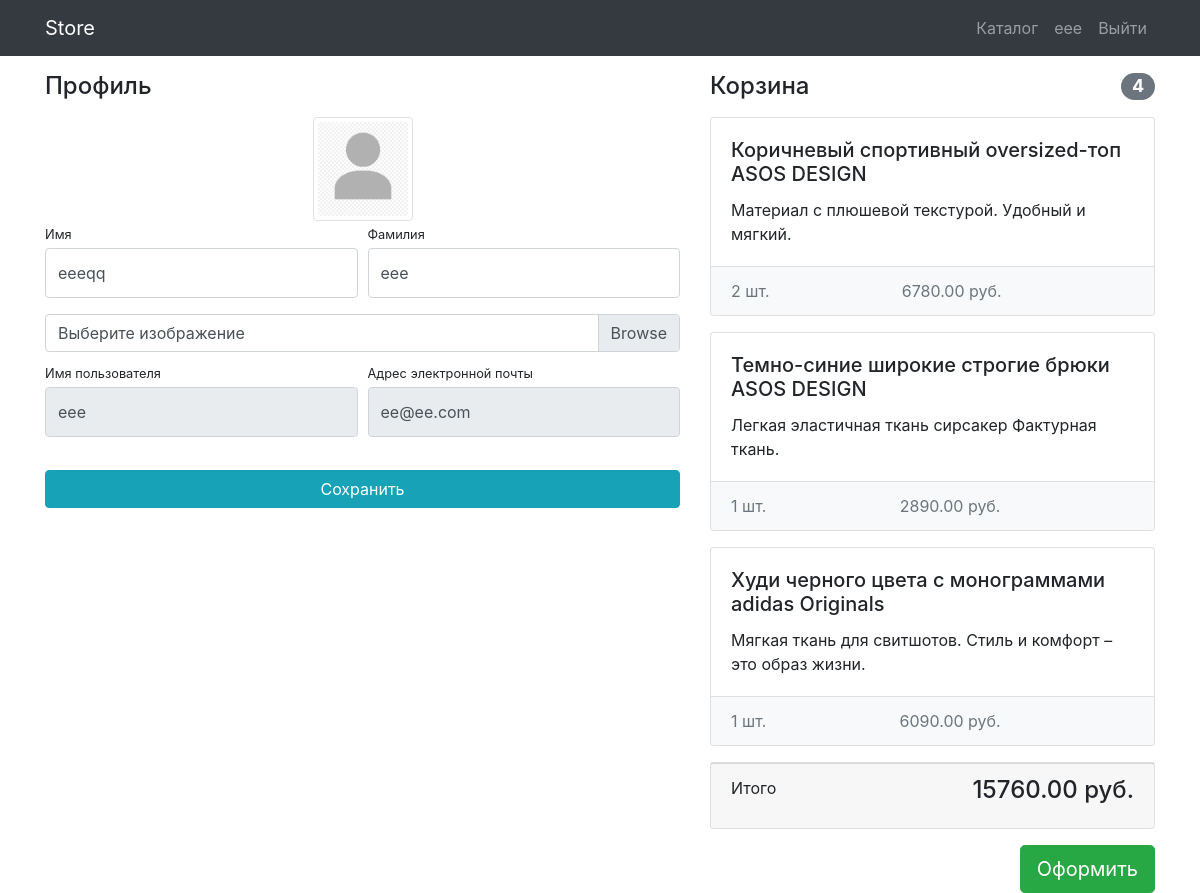
/users/profile/ (signed in), run on the app's committed database.
### users/models.py (models this page shows)
class User(AbstractUser):
    image = models.ImageField(upload_to="users_images", blank=True)

### products/models.py (models this page shows, shortened)
class Basket(models.Model):
    user = models.ForeignKey(User, on_delete=models.CASCADE)
    product = models.ForeignKey(Product, on_delete=models.CASCADE)
    quantity = models.PositiveIntegerField(default=0)
    created_timestamp = models.DateTimeField(auto_now_add=True)
    def products_sum(self):
        return self.quantity * self.product.price

class Product(models.Model):
    name = models.CharField(max_length=255)
    image = models.ImageField(upload_to="products_images", blank=True)
    description = models.TextField(blank=True)
    short_description = models.CharField(max_length=64, blank=True)
    price = models.DecimalField(max_digits=8, decimal_places=2, default=0)
    quantity = models.PositiveIntegerField(default=0)
    category = models.ForeignKey(ProductCategory, on_delete=models.CASCADE)

### users/views.py (the view)
# urls.py: path("profile/", profile, name="profile"),
@login_required
def profile(request):
    user = request.user
    if request.method == "POST":
        form = UserProfileForm(
            data=request.POST,
            files=request.FILES,
            instance=user,
        )
        if form.is_valid():
            form.save()
            return HttpResponseRedirect(reverse("users:profile"))
    else:
        form = UserProfileForm(instance=user)
    baskets = Basket.objects.filter(user=user)
    total_quantity = sum(basket.quantity for basket in baskets)
    total_sum = sum(basket.products_sum() for basket in baskets)
    context = {
        "form": form,
        "title": "Store - Account",
        "baskets": baskets,
        "total_quantity": total_quantity,
        "total_sum": total_sum,
    }
    return render(request, "users/profile.html", context=context)

### users/forms.py
class UserProfileForm(UserChangeForm):
    username = forms.CharField(widget=forms.TextInput(attrs={"readonly": True}))
    email = forms.CharField(widget=forms.EmailInput(attrs={"readonly": True}))
    image = forms.ImageField(widget=forms.FileInput(), required=False)
    class Meta:
        model = User
        fields = ("username", "email", "first_name", "last_name", "image")
    def __init__(self, *args, **kwargs):
        super(UserProfileForm, self).__init__(*args, **kwargs)
        for field_name, field_value in self.fields.items():
            field_value.widget.attrs["class"] = "form-control py-4"
        self.fields["image"].widget.attrs["class"] = "custom-file-input"

### users/templates/users/profile.html (shortened to what this page needs)
{% extends 'products/base.html' %}
{% load static %}
{% block css %}
<link href="{% static 'css/profile.css' %}" rel="stylesheet">
{% endblock %}
{% block content %}
<div class="container">
    <div class="row">
        <div class="col-lg-7">
            <h4 class="mt-3 mb-3">Профиль</h4>
            <div class="col-lg-12 text-center">
                <img width="100" height="100" src="{% if user.image %} {{ user.image.url }}
                {% else %} {% static 'vendor/img/users/avatar_placeholder.png' %}
                {% endif %}" class="img-thumbnail">
            </div>
            <form action="{% url 'users:profile' %}" method="post" enctype="multipart/form-data">
                <div class="form-row">
                    <div class="col-lg-6">
                        <div class="form-group">
                            <label class="small mb-1" for="{{ form.first_name.id_for_label }}">Имя</label>
                            {{ form.first_name }}
                        </div>
                    </div>
                    <div class="col-lg-6">
                        <div class="form-group">
                            <label class="small mb-1" for="{{ form.last_name.id_for_label }}">Фамилия</label>
                            {{ form.last_name }}
                        </div>
                    </div>
                </div>
                <div class="form-row mb-2">
                    <div class="col-lg-12">
                        <div class="custom-file">
                            <label class="custom-file-label" for="{{ form.image.id_for_label }}">Выберите
                                изображение</label>
                        </div>
                    </div>
                </div>
                <div class="form-row">
                    <div class="col-lg-6">
                        <label class="small mb-1" for="{{ form.username.id_for_label }}">Имя пользователя</label>
                        {{ form.username }}
                    </div>
                    <div class="col-lg-6">
                        <label class="small mb-1" for="{{ form.email.id_for_label }}">Адрес электронной
                            почты</label>
                        {{ form.email }}
                    </div>
                </div>
                <div class="form-row">
                    <div class="col-lg-12" style="margin-top: 33px;">
                        <input class="btn btn-info btn-block" type="submit" value="Сохранить">
                    </div>
                </div>
            </form>
        </div>
        {% include 'products/basket.html' %}
    </div>
</div>
{% endblock %}

### products/templates/products/base.html (shortened to what this page needs)
{% load static %}
<!DOCTYPE html>
<html lang="en">
<head>
    <link href="/static/vendor/bootstrap/css/bootstrap.min.css" rel="stylesheet">
    {% block css %}
    {% endblock %}
</head>
<body>
    <nav class="navbar navbar-expand-lg navbar-dark bg-dark fixed-top">
        <div class="container">
            <a class="navbar-brand" href="{% url 'index' %}">Store</a>
            <div class="collapse navbar-collapse" id="navbarResponsive">
                <ul class="navbar-nav ml-auto">
                    <li class="nav-item">
                        <a class="nav-link" href="{% url 'products:index' %}">Каталог
                            </a>
                    </li>
                    {% if user.is_authenticated %}
                    <li class="nav-item">
                        <a class="nav-link" href="{% url 'users:profile' %}">{{ user.username }}
                        </a>
                    </li>
                    <li class="nav-item">
                        <a class="nav-link" href="{% url 'users:logout' %}">Выйти </a>
                    </li>
                    {% else %}
                    <li class="nav-item">
                        <a class="nav-link" href="{% url 'users:login' %}">Войти <i class="fas fa-sign-in-alt"></i></a>
                    </li>
                    {% endif %}
                </ul>
            </div>
        </div>
    </nav>
    {% block content %}
    {% endblock %}
</body>
</html>

### products/templates/products/basket.html (shortened to what this page needs)
{% if baskets %}
<div class="col-lg-5">
    <h4 class="mt-3 mb-3 d-flex justify-content-between align-items-center mb-3">
        Корзина <span class="badge badge-secondary badge-pill">{{ total_quantity }}</span>
    </h4>
    {% for basket in baskets %}
    <div class="card mb-3">
        <div class="card-body">
            <h5 class="card-title">{{ basket.product.name }}</h5>
            <p class="card-text">{{ basket.product.short_description }}</p>
        </div>
        <ul class="list-group list-group-flush">
            <li class="list-group-item d-flex justify-content-between lh-condensed bg-light">
                <span class="text-muted">{{ basket.quantity }} шт.</span>
                <span class="text-muted">{{ basket.products_sum }} руб.</span>
            </li>
        </ul>
    </div>
    {% endfor %}
    <div class="card mb-3">
        <div class="card-footer">
            <p class="float-left">Итого</p>
            <h4 class="float-right">{{ total_sum }} руб.</h4>
        </div>
    </div>
    <button type="button" class="btn btn-success btn-lg float-right">Оформить</button>
</div>
{% else %}
<h4 class="mt-3 mb-3 text-center">
    Корзина пуста
</h4>
{% endif %}

### static/css/profile.css (style rules this page uses)
body { padding-top: 56px; }

### data on the page
User: username "eee", first_name "eeeqq", last_name "eee", email "ee@ee.com"
Basket: product.name "Коричневый спортивный oversized-топ ASOS DESIGN", product.short_description "Материал с плюшевой текстурой. Удобный и мягкий.", quantity "2", products_sum "6780.00"
Basket: product.name "Темно-синие широкие строгие брюки ASOS DESIGN", product.short_description "Легкая эластичная ткань сирсакер Фактурная ткань.", quantity "1", products_sum "2890.00"
Basket: product.name "Худи черного цвета с монограммами adidas Originals", product.short_description "Мягкая ткань для свитшотов. Стиль и комфорт – это образ жизни.", quantity "1", products_sum "6090.00"

### other printed values
{{ total_quantity }} "4"
{{ total_sum }} "15760.00"
